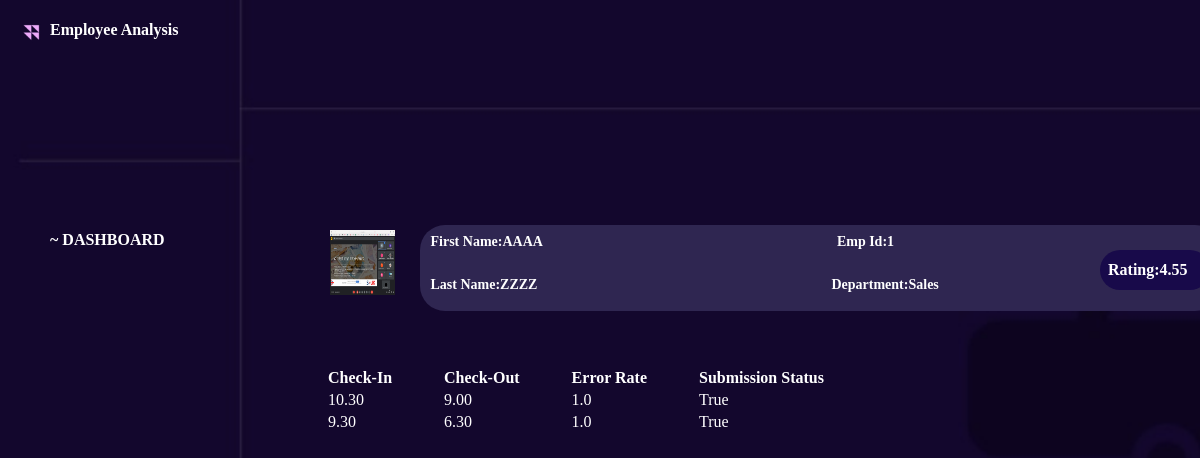
The app's page /rating/1/ with its own data.
### core/models.py (models this page shows)
class Employee(models.Model):
    empno = models.IntegerField(primary_key=True)
    fname = models.CharField(max_length=50)
    lname = models.CharField(max_length=50)
    department = models.CharField(max_length=50)
    dp = models.ImageField(upload_to='uploads/')

class Metric(models.Model):
    empno = models.ForeignKey(Employee, on_delete=models.CASCADE, default=None)
    check_in = models.CharField(max_length=20)
    check_out = models.CharField(max_length=20)
    error_rate = models.FloatField()
    submission_status = models.BooleanField(default=False)

### core/views.py (the view)
# urls.py: path('rating/<int:empno>/', views.rating, name='rating'),
def rating(request, empno):
    employee = get_object_or_404(Employee, empno=empno)
    metrics = Metric.objects.filter(empno=employee.empno)
    data = Metric.objects.filter(empno=employee.empno)
    im = Employee.objects.filter(empno=empno)
    ind_rating = []
    for metric in metrics:
        check_in = metric.check_in
        check_out = metric.check_out
        error_rate = metric.error_rate
        submission_status = metric.submission_status
        rating = start_sequence(check_in, check_out, error_rate, submission_status)
        ind_rating.append(rating)
    if ind_rating:
        average_rating = sum(ind_rating)/len(ind_rating)
    else:
        average_rating = 0
    context = {'average_rating' : average_rating, 'employee': employee, 'ind_rating': ind_rating, 'data': data, 'img': im}
    return render(request, 'rating.html', context)

### core/logic.py (called while the page is built)
def start_sequence(check_in, check_out, error_rate, submission_status):
		expected_time = "10.00"
		actual_time = check_in
		time_score_checkin = time_difference_checkin(expected_time, actual_time)
		expected_time = "9.30"
		actual_time = check_out
		time_score_checkout = time_difference_checkout(expected_time, actual_time)
		timeliness_score = avg_time_score(time_score_checkin, time_score_checkout)
		rating = calculate_rating(timeliness_score, error_rate, submission_status)
		return rating

def time_difference_checkin(expected_time, actual_time):
    expected_hours, expected_minutes = map(int, expected_time.split('.'))
    actual_hours, actual_minutes = map(int, actual_time.split('.'))
    expected_total_minutes = expected_hours * 60 + expected_minutes
    actual_total_minutes = actual_hours * 60 + actual_minutes
    difference_minutes = actual_total_minutes - expected_total_minutes
    time_diff = difference_minutes / 60
    if difference_minutes < 0:
        time_score_checkin = 1 + time_diff
    else:
        time_score_checkin = 1 - abs(time_diff)
    time_score_checkin = max(0, min(1, time_score_checkin))
    return time_score_checkin

def time_difference_checkout(expected_time, actual_time):
    expected_hours, expected_minutes = map(int, expected_time.split('.'))
    actual_hours, actual_minutes = map(int, actual_time.split('.'))
    expected_total_minutes = expected_hours * 60 + expected_minutes
    actual_total_minutes = actual_hours * 60 + actual_minutes
    difference_minutes = expected_total_minutes - actual_total_minutes
    time_diff = difference_minutes / 60
    time_score_checkout =  max(0, 1 - abs(time_diff))
    return time_score_checkout

def avg_time_score(time_score_checkin, time_score_checkout):
    timeliness_score = (time_score_checkin + time_score_checkout)/2
    return timeliness_score

def calculate_rating(timeliness_score, error_rate, submission_status):
  timeliness_score_weight = 0.2
  error_weight = 0.2
  submission_weight = 0.2
  error_rates = error_rate/10
  error_rate = 1 - error_rates
  submission_score = 1 if submission_status == 1 else 0.5
  rating = (timeliness_score_weight * timeliness_score +
            error_weight * error_rate +
            submission_weight * submission_score)
  rating = rating * 10
  return round(rating, 2)

### core/templates/rating.html (shortened to what this page needs)
<!DOCTYPE html>
<html lang="en">
<head>
    {% load static %}
    <link rel="stylesheet" href="{% static 'css/rating.css' %}">
    <img src="{% static 'images/logo.jpg' %}">
    {% for x in img %}
    <img src="/media/{{x.dp}}" alt="user" class="large-image">
    {% endfor %}
</head>
<body>
         <div class="main">
            <h1>Employee Analysis</h1>
         </div>
         <div class="dash2">
            <h1><a href="{% url 'landing' %}">~ DASHBOARD</a></h1>
        </div>
        <div class="name">
            <h1>&nbsp;&nbsp;&nbsp;First Name:{{ employee.fname}}&nbsp;&nbsp;&nbsp;&nbsp;&nbsp;&nbsp;&nbsp;&nbsp;&nbsp;&nbsp;&nbsp;&nbsp;&nbsp;&nbsp;&nbsp;&nbsp;&nbsp;&nbsp;&nbsp;&nbsp;&nbsp;&nbsp;&nbsp;&nbsp;&nbsp;&nbsp;&nbsp;&nbsp;&nbsp;&nbsp;&nbsp;&nbsp;&nbsp;&nbsp;&nbsp;&nbsp;&nbsp;&nbsp;&nbsp;&nbsp;&nbsp;&nbsp;&nbsp;&nbsp;&nbsp;&nbsp;&nbsp;&nbsp;&nbsp;&nbsp;&nbsp;&nbsp;&nbsp;&nbsp;&nbsp;&nbsp;&nbsp;&nbsp;&nbsp;&nbsp;&nbsp;&nbsp;&nbsp;&nbsp;&nbsp;&nbsp;&nbsp;&nbsp;&nbsp;&nbsp;&nbsp;&nbsp;&nbsp;&nbsp;&nbsp;&nbsp;&nbsp;&nbsp;&nbsp;&nbsp;&nbsp;&nbsp;&nbsp;&nbsp;Emp Id:{{ employee.empno }}</h1><br>
            <h1>&nbsp;&nbsp;&nbsp;Last Name:{{ employee.lname}}&nbsp;&nbsp;&nbsp;&nbsp;&nbsp;&nbsp;&nbsp;&nbsp;&nbsp;&nbsp;&nbsp;&nbsp;&nbsp;&nbsp;&nbsp;&nbsp;&nbsp;&nbsp;&nbsp;&nbsp;&nbsp;&nbsp;&nbsp;&nbsp;&nbsp;&nbsp;&nbsp;&nbsp;&nbsp;&nbsp;&nbsp;&nbsp;&nbsp;&nbsp;&nbsp;&nbsp;&nbsp;&nbsp;&nbsp;&nbsp;&nbsp;&nbsp;&nbsp;&nbsp;&nbsp;&nbsp;&nbsp;&nbsp;&nbsp;&nbsp;&nbsp;&nbsp;&nbsp;&nbsp;&nbsp;&nbsp;&nbsp;&nbsp;&nbsp;&nbsp;&nbsp;&nbsp;&nbsp;&nbsp;&nbsp;&nbsp;&nbsp;&nbsp;&nbsp;&nbsp;&nbsp;&nbsp;&nbsp;&nbsp;&nbsp;&nbsp;&nbsp;&nbsp;&nbsp;&nbsp;&nbsp;&nbsp;&nbsp;&nbsp;Department:{{ employee.department }}</h1><br>
        </div>
        <div class="table">
            <table>
                <tr>
                    <th>Check-In&nbsp;&nbsp;&nbsp;&nbsp;&nbsp;&nbsp;&nbsp;&nbsp;&nbsp;&nbsp;&nbsp;&nbsp;</th>
                    <th>Check-Out&nbsp;&nbsp;&nbsp;&nbsp;&nbsp;&nbsp;&nbsp;&nbsp;&nbsp;&nbsp;&nbsp;&nbsp;</th>
                    <th>Error Rate&nbsp;&nbsp;&nbsp;&nbsp;&nbsp;&nbsp;&nbsp;&nbsp;&nbsp;&nbsp;&nbsp;&nbsp;</th>
                    <th>Submission Status&nbsp;&nbsp;&nbsp;&nbsp;&nbsp;&nbsp;&nbsp;&nbsp;&nbsp;&nbsp;&nbsp;&nbsp;</th>
                </tr>
                {% for datas in data %}
                <tr>
                        <td>{{ datas.check_in }}</td>
                        <td>{{ datas.check_out }}</td>
                        <td>{{ datas.error_rate }}</td>
                        <td>{{ datas.submission_status }}</td>
                </tr>
                {% endfor %}
            </table>
        </div>
        <div class="avg">
            <h1>&nbsp;&nbsp;Rating:{{ average_rating }}  <h1>
        </div>
</body>
</html>

### core/static/css/rating.css (style rules this page uses)
.main { position:absolute; top: 10px; left: 50px; color: white; font-size: 8px; }
img { position:absolute; top: 20px; left: 20px; width: 25px; height: 25px; }
.dash2 { position:absolute; top: 220px; left: 50px; color: rgb(168, 159, 204); font-size: 8px; }
.name { width: 800px; border-radius:25px; position:absolute; top: 225px; left: 420px; color: white; font-size: 7px; background-color: #2f2651; }
.large-image { position:absolute; top: 230px; left: 330px; color: white; width: 65px; height: 65px; }
.table { color: white; padding: auto; }
.avg { position: absolute; top: 250px; left: 1100px; background-color: #180a4a; color: white; width: 110px; height: 40px; border-radius: 25px; font-size: 8px; text-align: left; }
a { text-decoration: none; color: white; }

### records on screen
Employee: dp (picture), fname "AAAA", empno "1", lname "ZZZZ", department "Sales"
Metric: check_in "10.30", check_out "9.00", error_rate "1.0", submission_status "True"
Metric: check_in "9.30", check_out "6.30", error_rate "1.0", submission_status "True"

### other values on screen
{{ average_rating }} "4.55"
